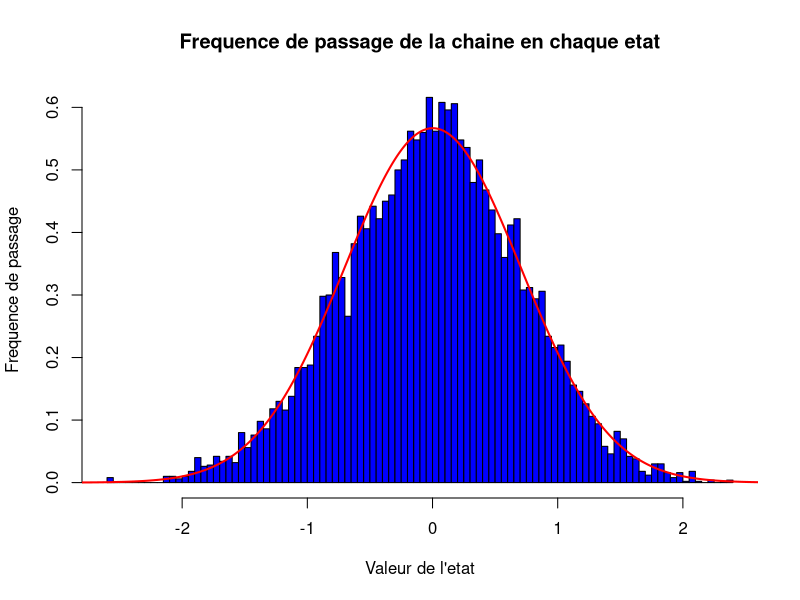
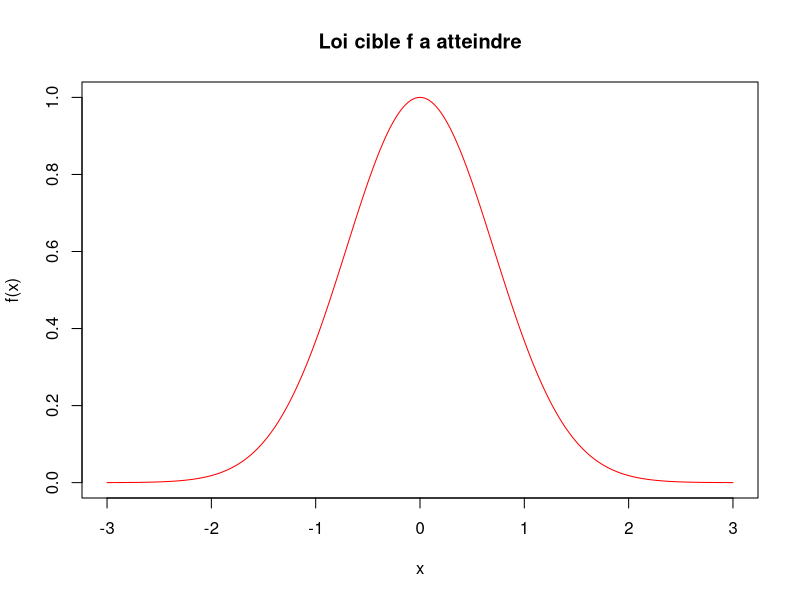
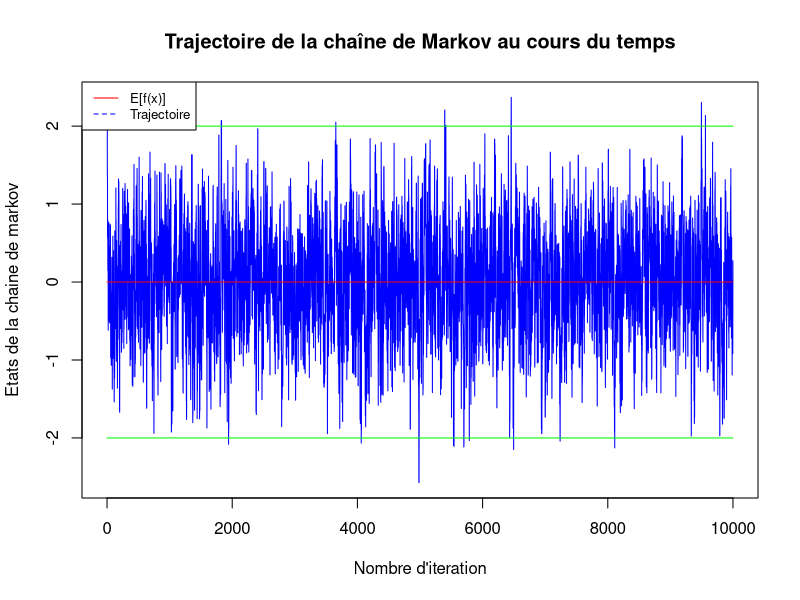
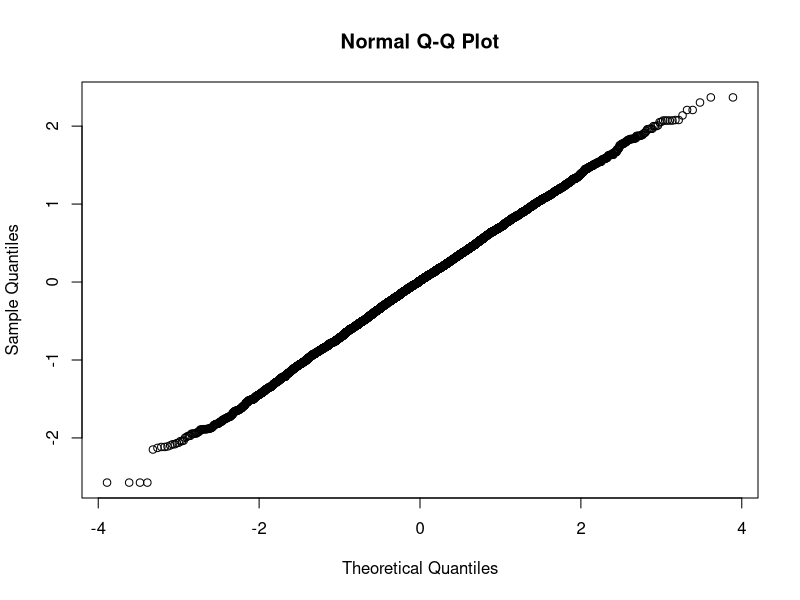
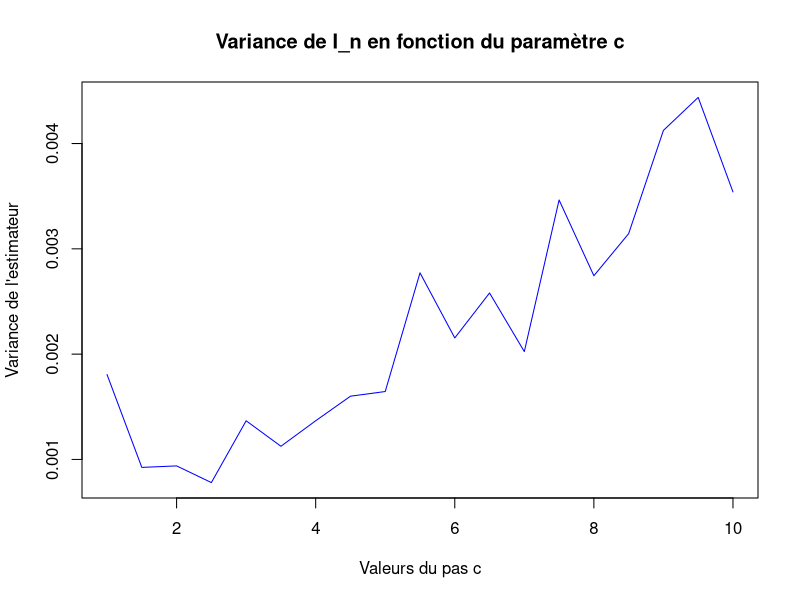

These figures' R source, in order:
## ---- chunk 1
knitr::opts_chunk$set(echo = TRUE, message = FALSE,
                      warning = FALSE)
## ---- chunk 2
library("dplyr")
library("tidyverse")
## ---- chunk 3
MCMC <- function(b,c,n) {
  #On définit la loi cible a atteindre 
  target <- function(x) {
    return(exp(-abs(x)^b))
    #return(0.5*dnorm(x,-2)+ 0.5*dnorm(x,2))
    }
  liste = rep(NA,n+1)
  #On choisit x0 la position initiale de la chaine de markov
  liste[1] = 2
  for (k in 2:(n+1)) {
    #On tire y = x + e avec e = Unif(-c,c)
    y = liste[k-1] + runif(1,-c,c)
    u = runif(1,0,1)
    alpha = min(1,target(y)/(target(liste[k-1])))
    #Acceptation ou rejet de la proposition
    if (u < alpha){
      liste[k] = y
    }
    else 
      liste[k] = liste[k-1]
  }
  return(liste)
}
## ---- chunk 4
#Valeur des parametres
n = 10000
b = 2
c = 1
abscisse = seq(from = -3, to = 3, length.out= n)
liste = MCMC(b,c,n)

#On trace l'histogramme de frequence de passage
hist(liste, breaks=100, col = "blue", main = "Frequence de passage de la chaine en chaque etat", xlab = "Valeur de l'etat", ylab = "Frequence de passage", freq = FALSE)
lines(abscisse,dnorm(abscisse,mean = mean(liste), sd = var(liste)^0.5), type = "l", xlab = "x", ylab = "f(x)", main= "Loi cible f a atteindre", col = "red", lwd = 2) 

#On trace la loi cible a atteindre
plot(abscisse,exp(-abs(abscisse)^b), type = "l", xlab = "x", ylab = "f(x)", main= "Loi cible f a atteindre", col = "red") 


#On trace la trajectoire de la chaîne de Markov
plot(seq(from = 0, to = n), liste, type = "l", xlab = "Nombre d'iteration", ylab = "Etats de la chaine de markov", main = "Trajectoire de la chaîne de Markov au cours du temps", col = "blue")
lines(seq(from = 0, to = n-1), 0*seq(from = 0, to = n-1), col = "red")
lines(seq(from = 0, to = n-1), 2+ 0*seq(from = 0, to = n-1), col = "green")
lines(seq(from = 0, to = n-1), -2+ 0*seq(from = 0, to = n-1), col = "green")
legend("topleft", legend=c("E[f(x)]", "Trajectoire"),
       col=c("red", "blue"),lty = 1:2, cex=0.8)

qqnorm(liste)

## ---- chunk 5
#Estimateur de la variance de la loi cible
n = 40
I = sum(MCMC(2,5,n)^2)/n
print(I)

#On calcule la variance de l'estimateur I
var_estimateur <- function(b,c,n,M){
   rerun(M,sum(MCMC(b,c,n)^2)/n)%>%unlist%>%(var)
} 

print(var_estimateur(2,15,n,25))

c_liste = seq(1,10,0.5)
Ik_liste = map_dbl(c_liste, var_estimateur, b=2, n=2000, M=100)

plot(c_liste, Ik_liste, col="blue", type = "l", xlab = "Valeurs du pas c", ylab = "Variance de l'estimateur", main= "Variance de I_n en fonction du paramètre c")


